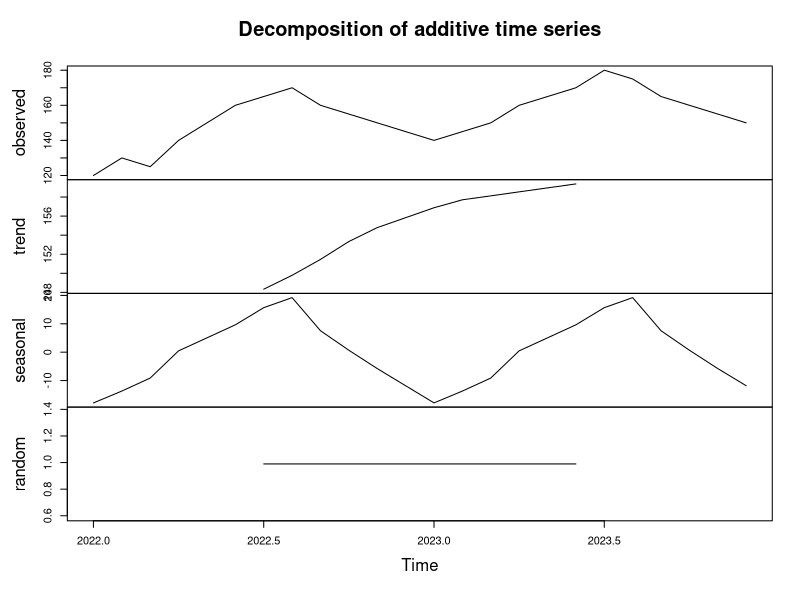

Reproduce this figure in R.
# **Task 9.2:** Decompose the time series into trend, 
# seasonal, and irregular components.

# Sample monthly data
data <- c(120, 130, 125, 140, 150, 160, 165, 170, 160, 155, 150, 145,
          140, 145, 150, 160, 165, 170, 180, 175, 165, 160, 155, 150)

# Create a time series object
ts_data <- ts(data, start = c(2022, 1), frequency = 12)

# Decompose the time series
decomposed_ts <- decompose(ts_data)

# Specify the path and file name where you want to save the plot
output_file <- "data/task-9_2-plot.pdf"

# Open a PDF device to save the plot
pdf(file = output_file)

# Plot the decomposed time series
plot(decomposed_ts)

# Close the PDF device
dev.off()